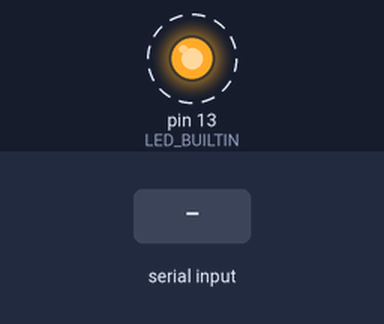
The sketch below on a simulated Arduino Uno, built with avr-gcc and run on an emulated ATmega328P. Parts: output pins drawn as LEDs (lit = HIGH). Dashed ring = blinking. The test bench sets the inputs (shaded band). EEPROM starts erased; what the sketch prints to the serial monitor is not drawn.

Above: at 1.2 s.
1.3 s: "dump\n" received over Serial
3.5 s: "help\n" received over Serial
5.5 s: "1\n" received over Serial
Timing chart, 0 to 13.5 s (numbered marks = the images above; inputs shaded):
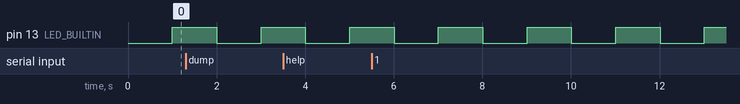

Measured:
- by itself, pin 13 (LED_BUILTIN): alternates HIGH for 1.0 s and LOW for 1.0 s

The sketch:

Aula4.ino
```cpp
#include <Arduino.h>
#include <EEPROM.h>
#include <string.h>

#define CMD_BUFFER_SIZE 64
#define EEPROM_DUMP_SIZE 0x40

// Estrutura de dados gravada na EEPROM
typedef struct _StAQ {
    uint32_t ui32_tAQ;
    uint32_t ui32_tUSART;
    uint16_t ui16_ADCHAN;
    uint16_t ui16_CRC16;
} StAQ_t;

typedef union _uEEPROMDATA {
    byte b8_data[sizeof(StAQ_t)];
    StAQ_t StAQ;
} uEEPROMDATA_t;

// Instâncias Globais
uEEPROMDATA_t uEEPROMSAVE = {
    .StAQ = {
        .ui32_tAQ = 0xAAAA5555,
        .ui32_tUSART = 0x00112233,
        .ui16_ADCHAN = 0x5566,
        .ui16_CRC16 = 0x0000
    }
};

char cmdBuffer[CMD_BUFFER_SIZE];
int i_cmdBufferIndex = 0;

// Prototipação de Funções
uint16_t crc16(const uint8_t *data, size_t length);
int16_t i16_gravaEEPDATA(uEEPROMDATA_t *uE);
int16_t i16_GetEEPDATA(uEEPROMDATA_t *uE);
void processCommand(char *cmd);
void v_eeprom_dump(unsigned int ui_length);

// ============================================================
// Algoritmo CRC-16 (Modbus - Polinômio 0xA001)
// ============================================================
uint16_t crc16(const uint8_t *data, size_t length) {
    uint16_t crc = 0xFFFF;
    for (size_t i = 0; i < length; i++) {
        crc ^= data[i];
        for (uint8_t j = 0; j < 8; j++) {
            if (crc & 0x0001) {
                crc = (crc >> 1) ^ 0xA001;
            } else {
                crc >>= 1;
            }
        }
    }
    return crc;
}

// ============================================================
// Manipulação de EEPROM com CRC
// ============================================================
int16_t i16_gravaEEPDATA(uEEPROMDATA_t *uE) {
    uint16_t u16_addr = 0;
    size_t data_len = sizeof(StAQ_t);

    // Calcula o CRC cobrindo todos os bytes com exceção do próprio campo do CRC (2 bytes finais)
    uE->StAQ.ui16_CRC16 = crc16(uE->b8_data, data_len - sizeof(uint16_t));

    for (size_t ui_pos = 0; ui_pos < data_len; ui_pos++) {
        EEPROM.update(u16_addr + ui_pos, uE->b8_data[ui_pos]);
    }
    return 0;
}

int16_t i16_GetEEPDATA(uEEPROMDATA_t *uE) {
    uint16_t u16_addr = 0;
    size_t data_len = sizeof(StAQ_t);

    for (size_t ui_pos = 0; ui_pos < data_len; ui_pos++) {
        uE->b8_data[ui_pos] = EEPROM.read(u16_addr + ui_pos);
    }

    uint16_t ui16_CRC16_temp = crc16(uE->b8_data, data_len - sizeof(uint16_t));

    if (ui16_CRC16_temp != uE->StAQ.ui16_CRC16) {
        // Carrega padrão se falhar
        uE->StAQ.ui32_tAQ = 100;
        uE->StAQ.ui32_tUSART = 5000;
        uE->StAQ.ui16_ADCHAN = 5;
        return -1; // Retorna erro de integridade
    }
    return 0;
}

// ============================================================
// Interface UART (Comandos & Dump)
// ============================================================
void v_eeprom_dump(unsigned int ui_length) {
    const int eepromsize = EEPROM.length();
    const int bytesPerLine = 16;

    if (eepromsize < (int)ui_length || eepromsize == 0) ui_length = eepromsize;

    Serial.println("\n--- Dump da EEPROM (Hexadecimal) ---");
    for (unsigned int addr = 0; addr < ui_length; addr++) {
        if (addr % bytesPerLine == 0) {
            Serial.print("\n0x");
            if (addr < 0x10) Serial.print("0");
            Serial.print(addr, HEX);
            Serial.print(": ");
        }
        byte value = EEPROM.read(addr);
        if (value < 0x10) Serial.print("0");
        Serial.print(value, HEX);
        Serial.print(" ");
    }
    Serial.println("\n-------------------------------------");
}

void processCommand(char *cmd) {
    if (strcmp(cmd, "dump") == 0) {
        v_eeprom_dump(EEPROM_DUMP_SIZE);
    } else if (strcmp(cmd, "help") == 0) {
        Serial.println("\n--- Comandos Disponiveis ---");
        Serial.println("dump - Exibe o mapa de memoria da EEPROM em Hexadecimal");
        Serial.println("help - Mostra este menu de ajuda");
    } else {
        Serial.print("Comando invalido: ");
        Serial.println(cmd);
    }
}

// ============================================================
// Setup e Loop Principal
// ============================================================
void setup() {
    Serial.begin(9600);
    pinMode(LED_BUILTIN, OUTPUT);

    if (i16_GetEEPDATA(&uEEPROMSAVE) == -1) {
        Serial.println("Falha de CRC na EEPROM! Gravando valores padrao...");
        i16_gravaEEPDATA(&uEEPROMSAVE);
    } else {
        Serial.println("EEPROM lida com sucesso (CRC OK).");
    }
}

void loop() {
    static unsigned long ul_blink_ms = 0;
    static unsigned long ul_parser_ms = 0;

    // Pisca LED indicando operação do sistema
    if (millis() - ul_blink_ms > 1000) {
        ul_blink_ms = millis();
        digitalWrite(LED_BUILTIN, !digitalRead(LED_BUILTIN));
    }

    // Leitura não-bloqueante da Serial
    if (millis() - ul_parser_ms > 50) {
        ul_parser_ms = millis();
        while (Serial.available()) {
            char c = Serial.read();
            if (c == '\n' || c == '\r') {
                if (i_cmdBufferIndex > 0) {
                    cmdBuffer[i_cmdBufferIndex] = '\0';
                    processCommand(cmdBuffer);
                    i_cmdBufferIndex = 0;
                }
            } else {
                if (i_cmdBufferIndex < CMD_BUFFER_SIZE - 1) {
                    cmdBuffer[i_cmdBufferIndex++] = c;
                }
            }
        }
    }
}
```
